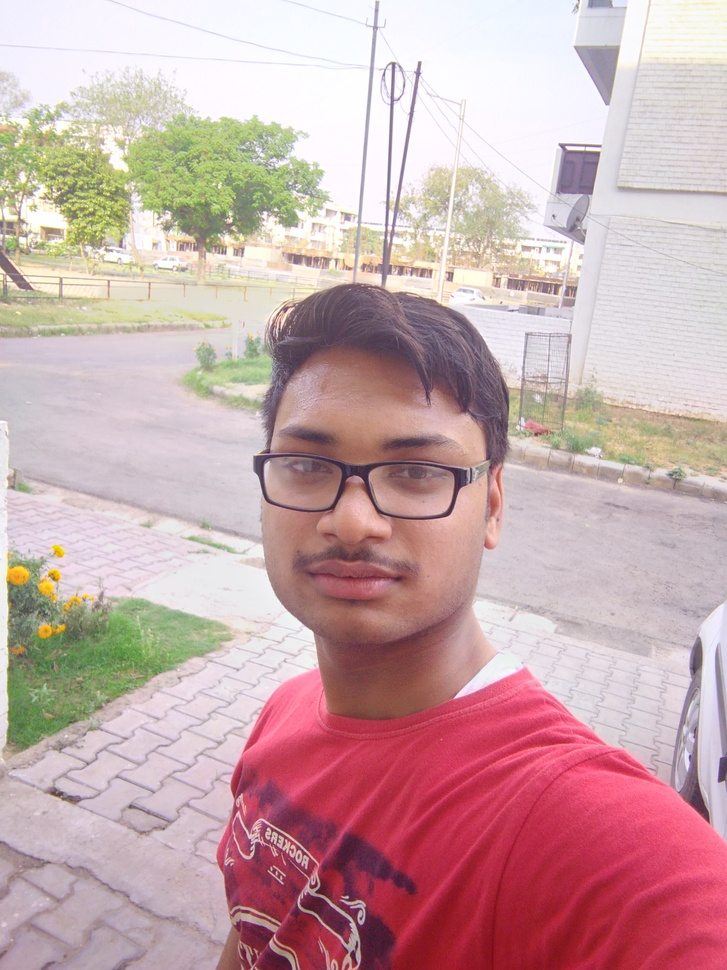
#> input picture Pencil_sketch/image.jpg, 727 x 970 px, shrunk from 1920 x 2560 before the run, given in place of the camera
$ python edge_detection.py   (older library calls are emulated)
#> lines starting #> are read from the running program, lines starting #| are printed output that depends on the picture
import cv2

cap = cv2.VideoCapture(0)

while(True):
    ret , frame = cap.read()
#> frame is the input picture: shape (970, 727, 3); mean B, G, R 170.3, 168.7, 200.8
    hsv = cv2.cvtColor(frame, cv2.COLOR_BGR2HSV)
#> hsv: shape (970, 727, 3); mean H, S, V 114.9, 57.8, 202.9

    laplacian = cv2.Laplacian(frame, cv2.CV_64F)
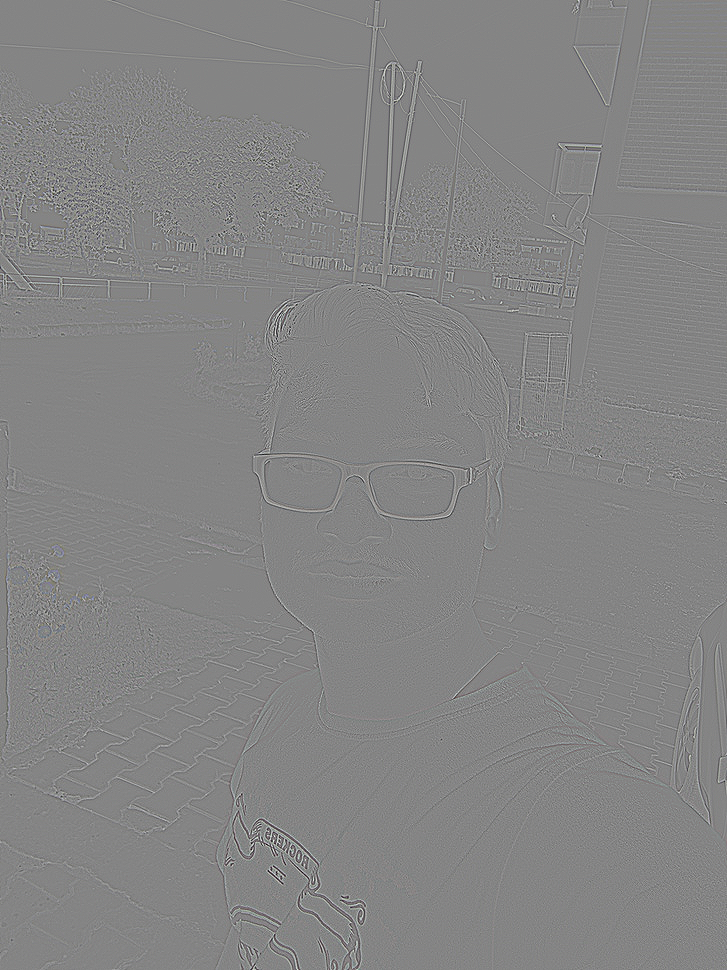
#> laplacian: shape (970, 727, 3) float64; mean B, G, R 0, 0, 0; drawn with min black and max white
    sobelx = cv2.Sobel(frame, cv2.CV_64F, 1, 0, ksize=5)
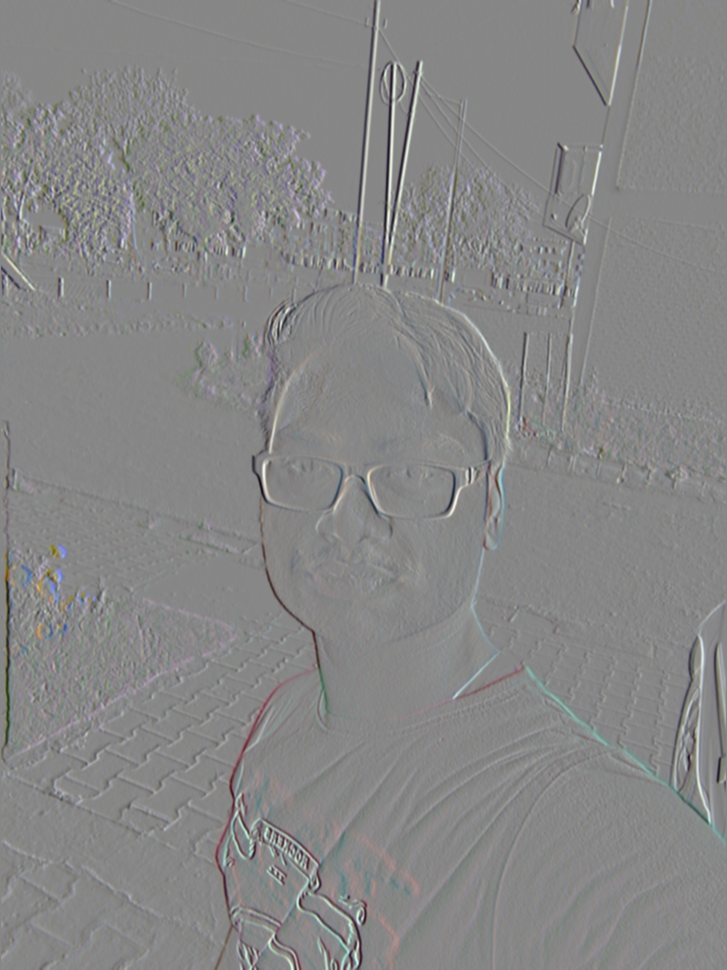
#> sobelx: shape (970, 727, 3) float64; mean B, G, R -1.7, -3.3, 0; drawn with min black and max white
    sobely = cv2.Sobel(frame, cv2.CV_64F, 0, 1, ksize=5)
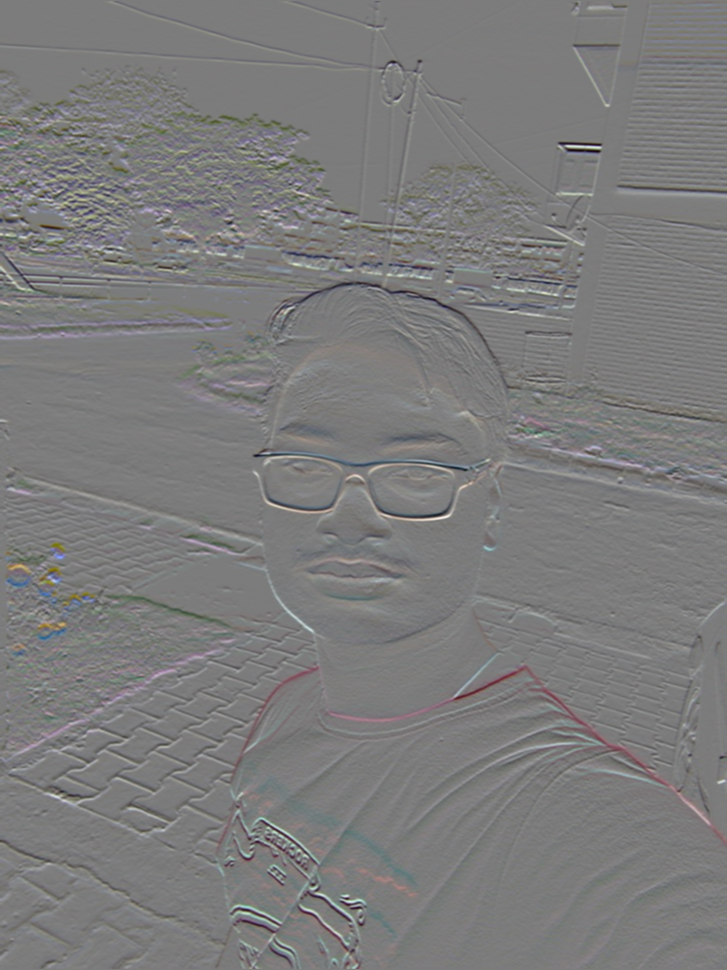
#> sobely: shape (970, 727, 3) float64; mean B, G, R -20.5, -21.7, -10.5; drawn with min black and max white
    can = cv2.Canny(frame, 200, 100)
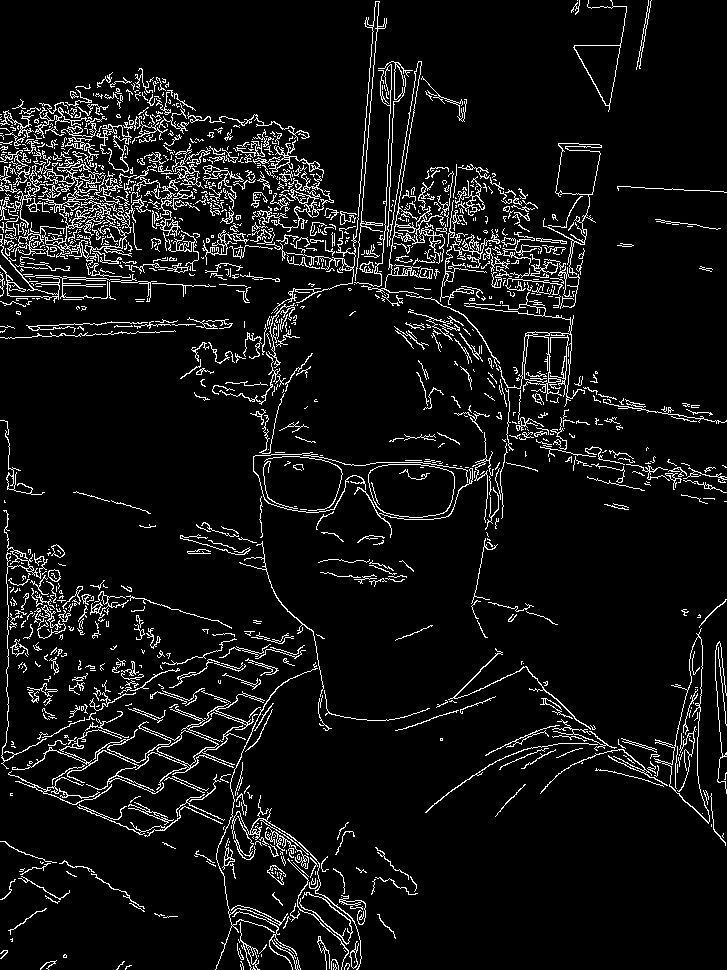
#> can: shape (970, 727); 7.2% white in thin lines or dots
    cv2.imshow('original', frame)
    #cv2.imshow('Sobelx', sobelx)
    #cv2.imshow('Sobely', sobely)
    cv2.imshow('Canny', can)
    #cv2.imshow('laplacian', laplacian)
    k = cv2.waitKey(5) & 0xFF
#> (key Esc is pressed here)
    if k == 27:
        break


cv2.destroyAllWindows()
cap.release()
